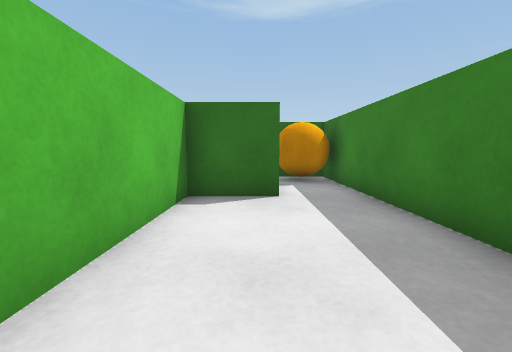
View 1 (above)

21 first-person views from a walk through a scene from a Unity 3-D project. The camera is 0.51 m above the floor, tilts 6° down and sees 90° across. The floor is counted in squares, 0.5 m on a side. Each view is taken from the middle of a square. On the plan, view 1 faces up. The plan holds only what a view shows up to about 11 squares ahead; the rest is blank.

View 2
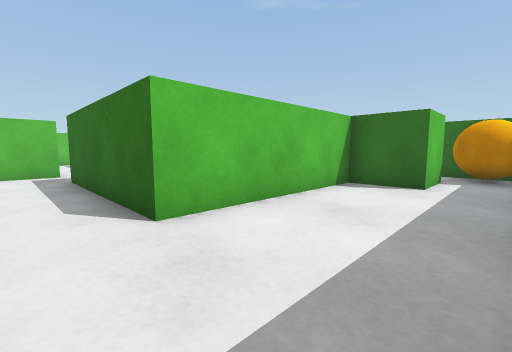

View 3
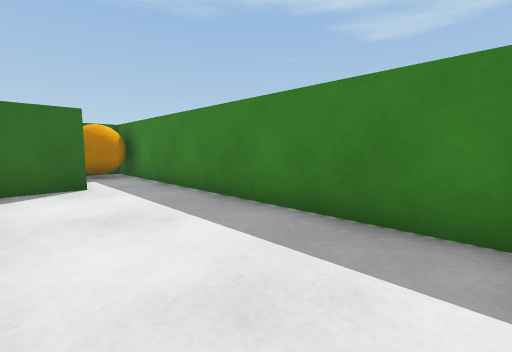

View 4
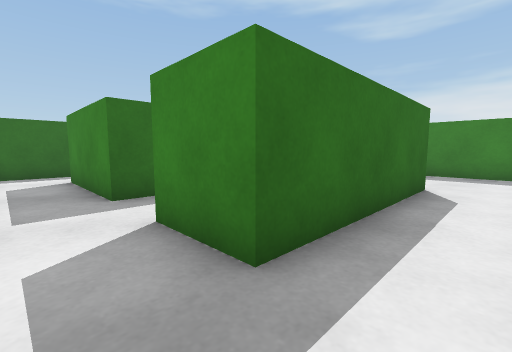

View 5
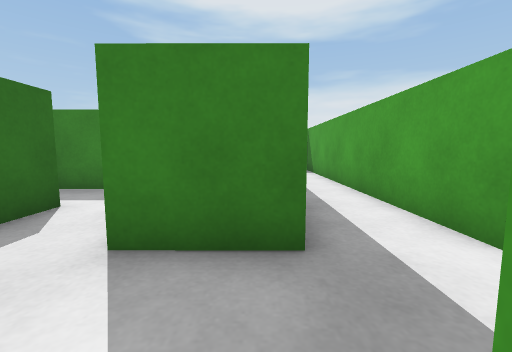

View 6
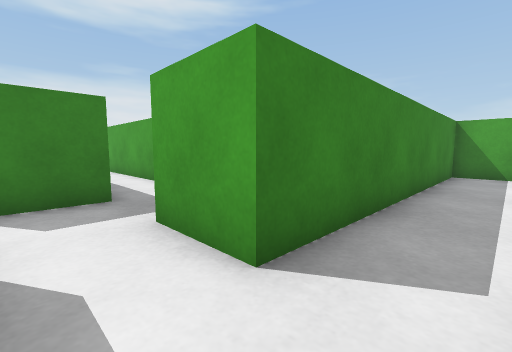

View 7
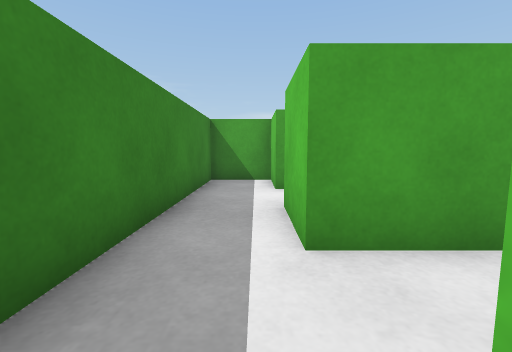

View 8
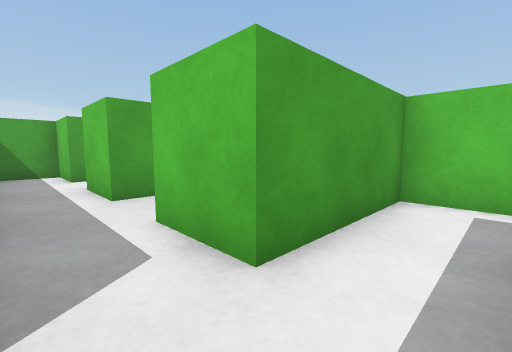

View 9
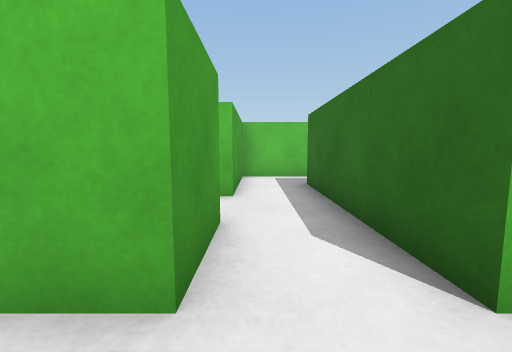

View 10
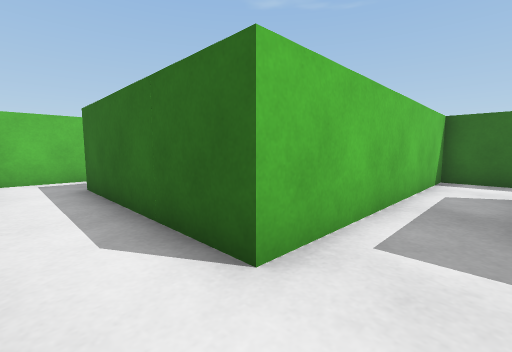

View 11
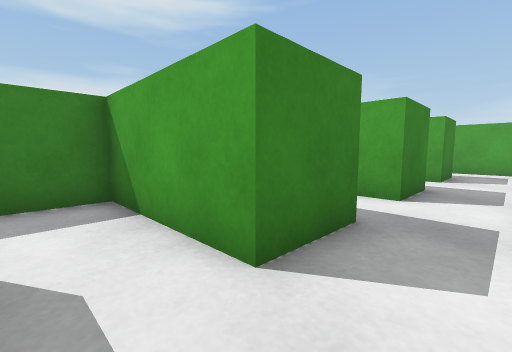

View 12
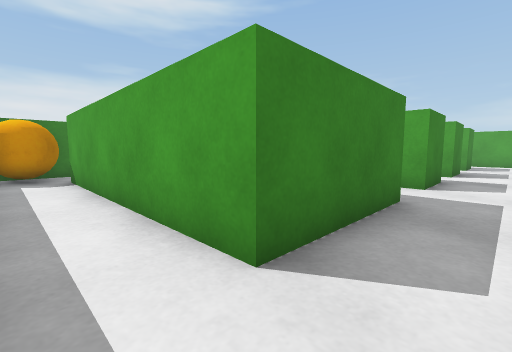

View 13
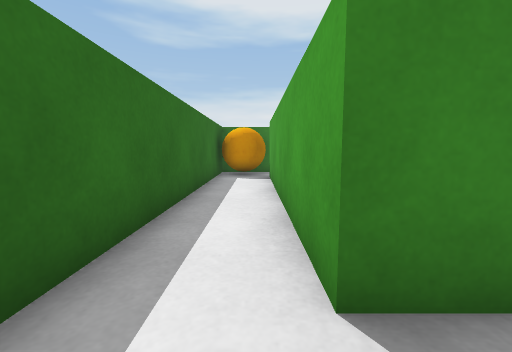

View 14
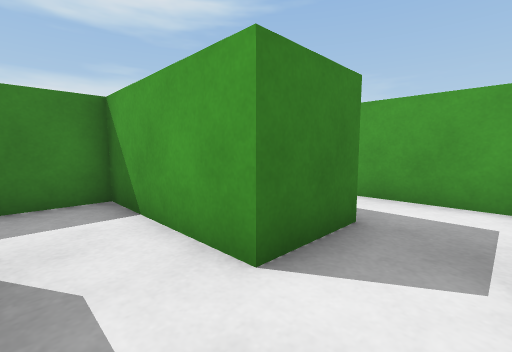

View 15
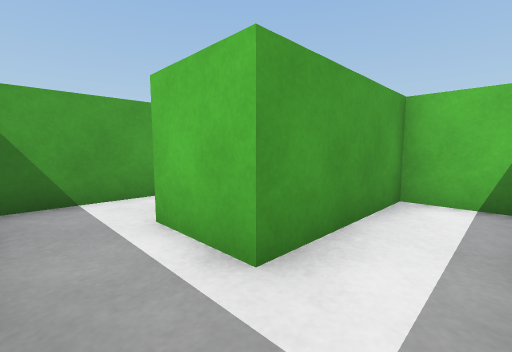

View 16
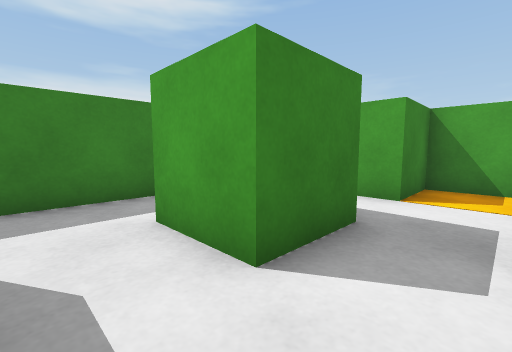

View 17
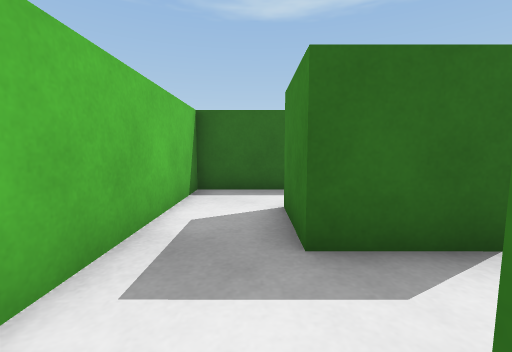

View 18
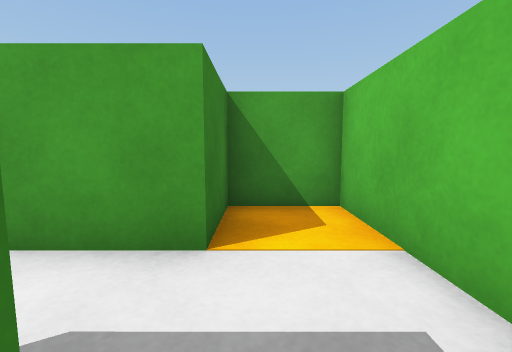

View 19
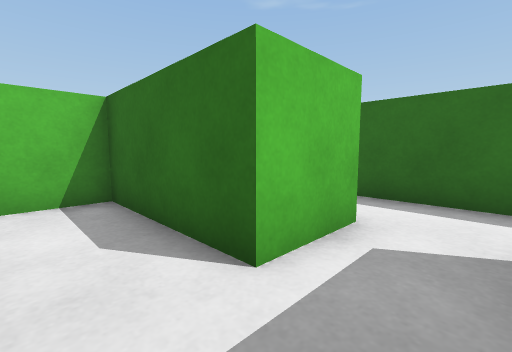

View 20
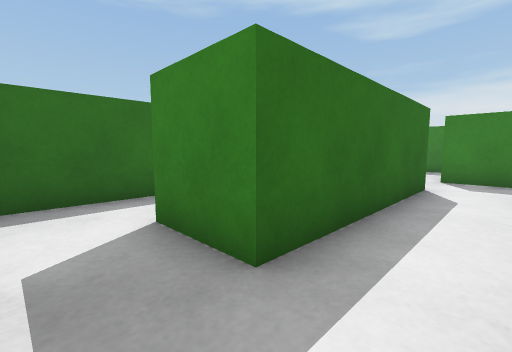

View 21
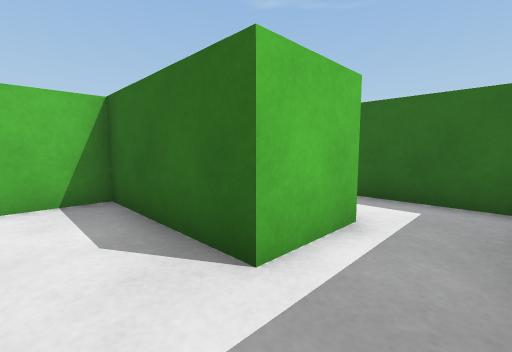

### Floor plan
Ten units are one square. View 1 is at (0, 0); x grows to the right and y downward. Boxes are objects, and circles mark ways between rooms. Rooms are numbered by the first view taken in them; rooms with no view inside come last. Other rooms are left out.
<svg viewBox="-180 -100 210 210">
<path fill="none" stroke="#000" d="M5 -75 5 -55 -15 -55 -15 5M25 21 25 -94M-15 25 10 25M21 -95 6 -95M-35 -15 -35 -51M-95 5 -95 21M-75 25 -15 25M-15 5 -35 5M-95 -55 -95 -15M-175 -20 -175 5M-115 -34 -115 -51M-175 24 -175 105 -155 105M-95 -15 -115 -15M-175 -56 -175 -39M-119 -95 -144 -95M-175 -91 -175 -75M-136 105 -115 105 -115 5 -95 5M-75 -54 -75 -75 5 -75M6 -95 -95 -95 -95 -55"/>
<rect x="5" y="-95" width="20" height="20" fill="#bbb"><title>orange ball</title></rect>
<rect x="-75" y="-15" width="40" height="20" fill="#bbb"><title>green block</title></rect>
<rect x="-75" y="-55" width="20" height="20" fill="#bbb"><title>green cube</title></rect>
<rect x="-175" y="5" width="40" height="20" fill="#bbb"><title>green block</title></rect>
<rect x="-175" y="-75" width="40" height="20" fill="#bbb"><title>green block</title></rect>
<rect x="-155" y="85" width="20" height="20" fill="#bbb"><title>green cube</title></rect>
<rect x="-155" y="45" width="20" height="20" fill="#bbb"><title>green cube</title></rect>
<rect x="-155" y="-35" width="40" height="20" fill="#bbb"><title>green block</title></rect>
<circle cx="-25" cy="15" r="3" fill="#2a7"/>
<circle cx="0" cy="-90" r="3" fill="#2a7"/>
<circle cx="-105" cy="-5" r="3" fill="#2a7"/>
<circle cx="-85" cy="-65" r="3" fill="#2a7"/>
<text x="10" y="-30">1</text>
<text x="-60" y="-10">2</text>
<text x="-140" y="0">3</text>
<text x="-50" y="-80">4</text>
</svg>
Room 1 opens to room 2. Room 1 opens to room 4. Room 2 opens to room 3. Room 2 opens to room 4.

Where each view was taken, in squares from view 1:
view 1: 0 up, 0 right, facing up
view 2: 2 down, 2 right, facing up-left
view 3: 2 down, 1 left, facing up-right
view 4: 2 down, 9 left, facing up-right
view 5: 0 up, 10 left, facing right
view 6: 1 up, 13 left, facing down-right
view 7: 2 down, 13 left, facing down
view 8: 1 up, 12 left, facing down-left
view 9: 0 up, 8 left, facing left
view 10: 0 up, 8 left, facing up-left
view 11: 3 up, 9 left, facing down-right
view 12: 9 up, 9 left, facing down-right
view 13: 8 up, 9 left, facing right
view 14: 5 up, 17 left, facing down-right
view 15: 9 up, 12 left, facing down-left
view 16: 3 down, 17 left, facing down-right
view 17: 9 down, 16 left, facing up
view 18: 6 down, 16 left, facing down
view 19: 4 down, 12 left, facing up-left
view 20: 0 up, 17 left, facing up-right
view 21: 4 up, 12 left, facing up-left
